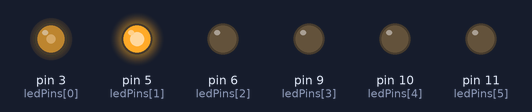
Simulated run of this sketch. Board: Arduino Uno, built with avr-gcc and run on an emulated ATmega328P. Parts: output pins drawn as LEDs (lit = HIGH).

Above: at 0.05 s.
At 0.15 s:
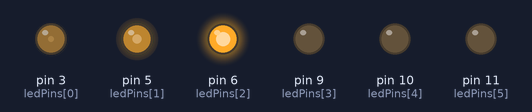
At 0.3 s:
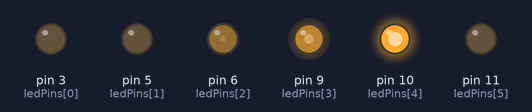
At 0.55 s:
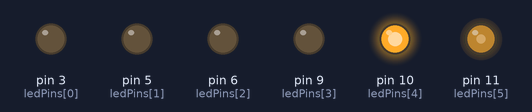
At 0.8 s:
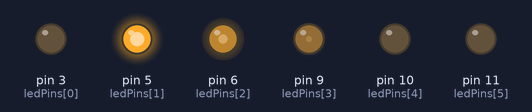
At 1.05 s:
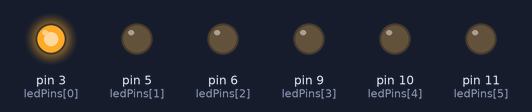
Timing chart, 0 to 3.0 s (numbered marks = the images above):
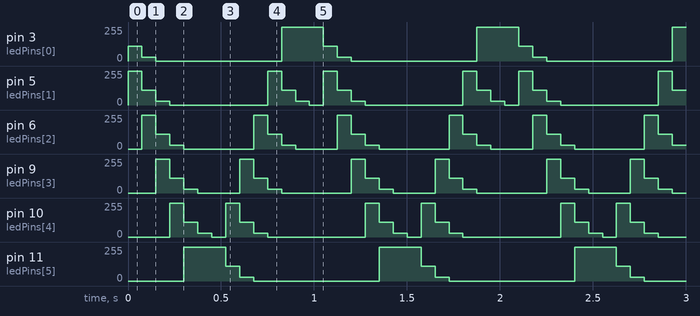

The sketch:

LED_Larson_Scanner.ino
```cpp
/*
* Larson Scanner
* Uses the six Power Width Modulation ports {3,5,6,9,10,11} on an Arduino Uno
* to create a simple six LED Larson Scanner. Connect these six ports in order
* though 220 Ohm resisters to the Anode leg of the LED's.  Connect Cathode leg
* of LED's to GND port.
*
* Change cycleWaitTime to speed up or slow down the scan rate. Larger is slower.
*
* Created by
* petcasdev@gmail.com
*/


const int ledCount = 6; //Number of leds
const int ledPins[6] = {3,5,6,9,10,11};
const int cycleWaitTime = 75;   //the delay in milliseconds between shift
const int ledOff = 0;
const int ledLow = 30;
const int ledMedium = 110;
const int ledHigh = 255;


void setup() {

  //Initialize led's to off
  for(int i=0;i<ledCount;i++){
    pinMode(ledPins[i],OUTPUT);
    analogWrite(ledPins[i], 0);
  }
}

void loop() {

  //scan to Right
  for (int i = 1; i < ledCount + 2; i++){

    if (i > 2 && i < 9){
      analogWrite(ledPins[i-3], ledOff);
    }
    if (i > 1 && i < 8){
      analogWrite(ledPins[i-2], ledLow);
    }
    if (i > 0 && i < 7){
      analogWrite(ledPins[i-1], ledMedium);
    }
    if (i > -1 && i < 6){
      analogWrite(ledPins[i], ledHigh);
    }
    if (i>5){
      analogWrite(ledPins[5], ledHigh);
    }
    delay(cycleWaitTime);
  }

  //scan to Left
  for (int i = ledCount + 1; i > 0; i--){

    if (i > 2 && i < 9){
      analogWrite(ledPins[i-3], ledHigh);
    }
    if (i > 1 && i < 8){
      analogWrite(ledPins[i-2], ledMedium);
    }
    if (i > 0 && i < 7){
      analogWrite(ledPins[i-1], ledLow);
    }
    if (i > -1 && i < 6){
      analogWrite(ledPins[i], ledOff);
    }
    if (i<3){
      analogWrite(ledPins[0],ledHigh);
    }
    delay(cycleWaitTime);
  }
}
```

Measured:
- by itself, pin 3 (ledPins[0]): repeats every 1.1 s: 30/255 0.08 s, 0/255 0.68 s, 255/255 0.23 s, 110/255 0.08 s
- by itself, pin 11 (ledPins[5]): repeats every 1.1 s: 110/255 0.08 s, 30/255 0.08 s, 0/255 0.68 s, 255/255 0.23 s
- by itself, pin 5 (ledPins[1]): repeats every 1.1 s: 110/255 0.08 s, 30/255 0.08 s, 0/255 0.53 s, 255/255 0.08 s, 110/255 0.08 s, 30/255 0.08 s, 0/255 0.08 s, 255/255 0.08 s
- by itself, pin 6 (ledPins[2]): repeats every 1.1 s: 110/255 0.08 s, 30/255 0.08 s, 0/255 0.38 s, 255/255 0.08 s, 110/255 0.08 s, 30/255 0.08 s, 0/255 0.23 s, 255/255 0.08 s
